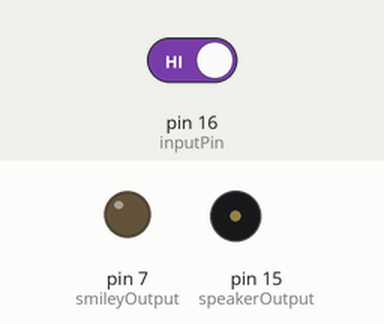
This sketch was run on a simulated Arduino Uno, built with avr-gcc and run on an emulated ATmega328P. Parts: output pins drawn as LEDs (lit = HIGH), buzzer (waves = sounding, pin HIGH). The test bench sets the inputs (shaded band); at power-on: pin 16 (inputPin) HIGH.

Above: at 1.8 s.
1.9 s: pin 16 (inputPin) driven LOW
At 2.8 s:
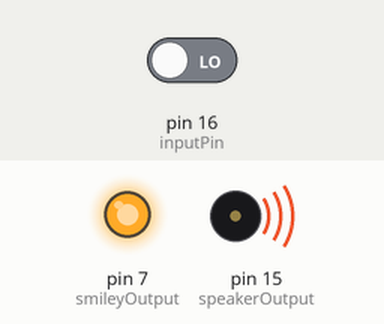
At 3.7 s:
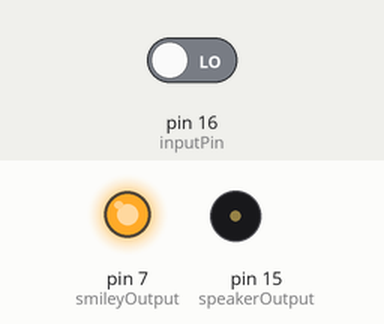
4.5 s: pin 16 (inputPin) driven HIGH
At 4.8 s:
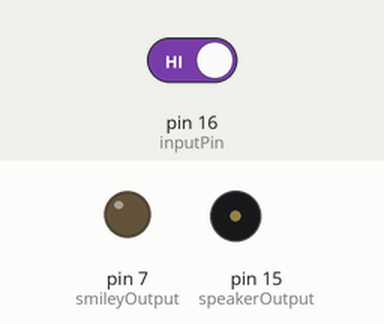
Timing chart, 0 to 7.5 s (numbered marks = the images above; inputs shaded):
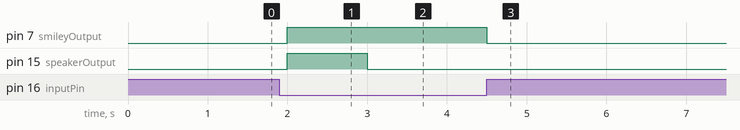

Measured:
- after the input at 1.9 s, pin 7 (smileyOutput): LOW → HIGH after 0.10 s; pin 15 (speakerOutput): LOW → HIGH after 0.10 s, → LOW 1.0 s later
- after the input at 4.5 s, pin 7 (smileyOutput): HIGH → LOW at once

The sketch:

CubeWelcomer.ino
```cpp
/* Quick implementation of Cube Welcomer for Arduino or any compatible board*/

class PresenceSensor {
  private:
    int inputPin = 16;
  public:
    PresenceSensor()
    {
      pinMode(inputPin,INPUT);
    }
    bool check_presence()
    {
      return (!digitalRead(inputPin));
    }
};

class SmileySpeakerOutput
{
  private:
    int speakerOutput = 15;
    int smileyOutput = 7;
    unsigned long onDelay = 1000;
  public:
    SmileySpeakerOutput()
    {
      pinMode(speakerOutput, OUTPUT);
      pinMode(smileyOutput, OUTPUT);
    }
    void outputs_on()
    {
      digitalWrite(speakerOutput, HIGH);
      digitalWrite(smileyOutput, HIGH);
      delay(onDelay);
      digitalWrite(speakerOutput, LOW);
    }
    void outputs_off()
    {
      digitalWrite(smileyOutput, LOW);
    }
};

class CubeWelcomer
{
  private:
    SmileySpeakerOutput smileySpeaker;
    bool objectInView;
  public:
    CubeWelcomer()
    {
      objectInView = false;
    }
    void to_greet_or_not_to_greet(bool objectPresent)
    {
      if (objectInView == false && objectPresent == true)
      {
        smileySpeaker.outputs_on();
        objectInView = true;
      }
      else if (objectInView == true && objectPresent == false)
      {
        smileySpeaker.outputs_off();
        objectInView = false;
      }
    }
};


CubeWelcomer cubeWelcomer;
PresenceSensor presenceSensor;


void setup() {
  // put your setup code here, to run once:

}

void loop() {
  cubeWelcomer.to_greet_or_not_to_greet(presenceSensor.check_presence());
  delay(500);
}
```
